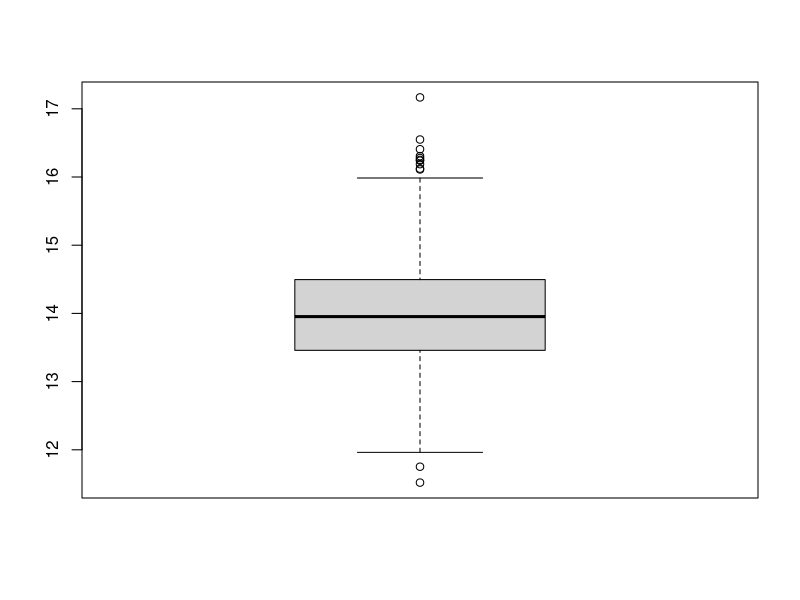
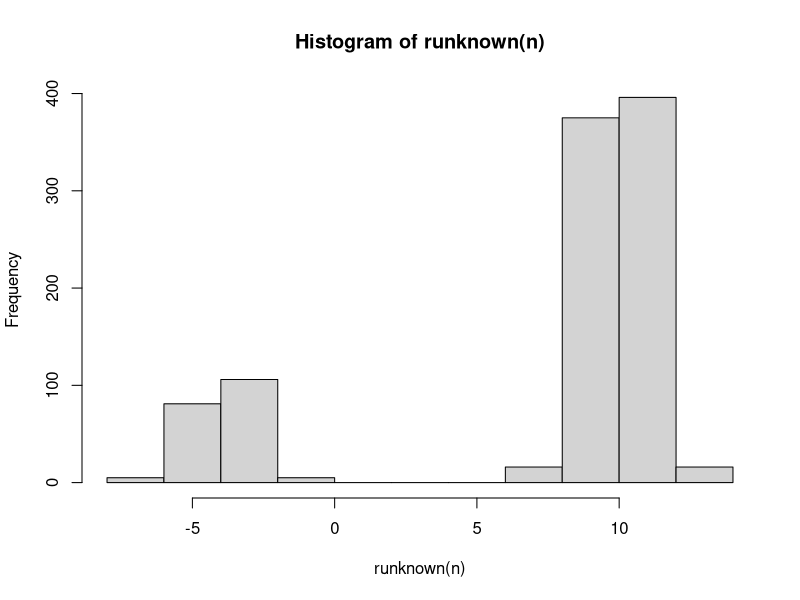
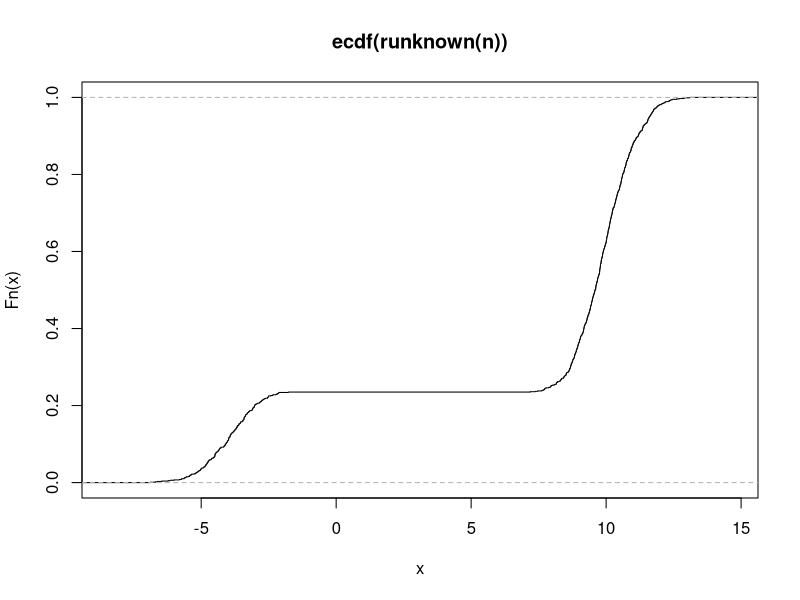
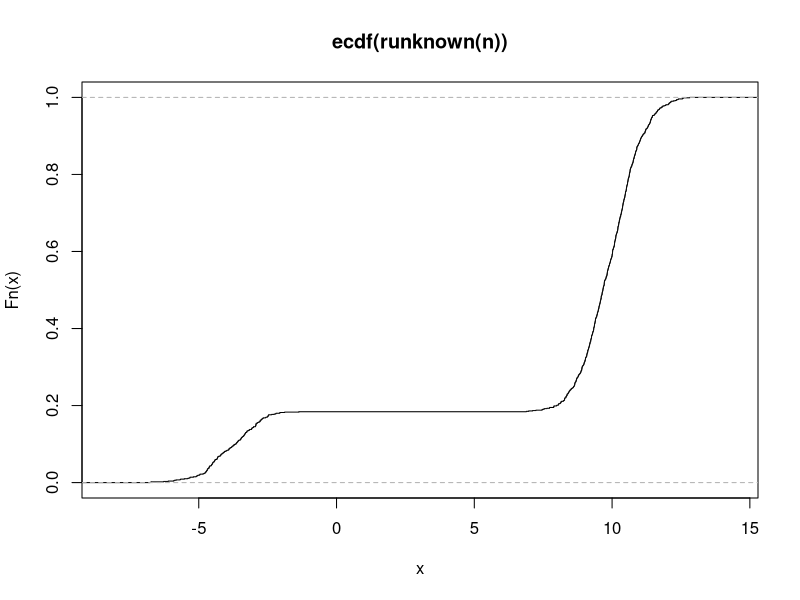
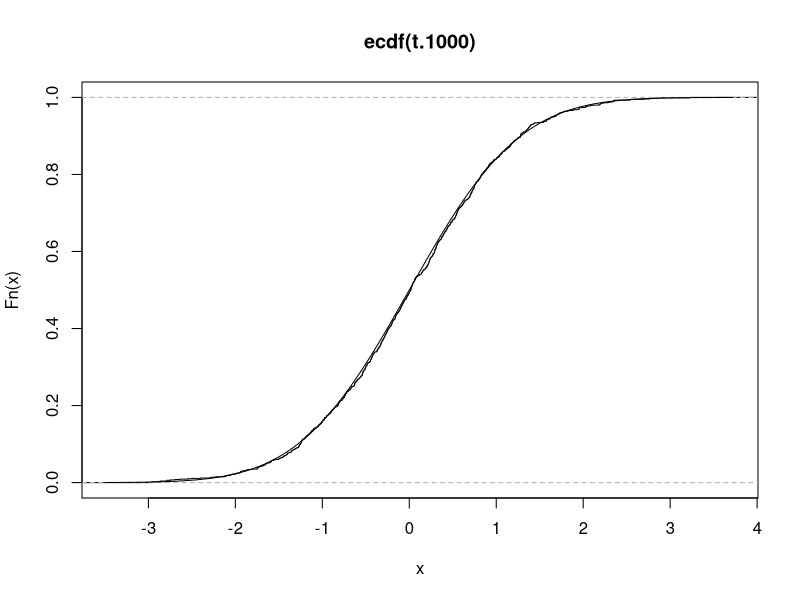
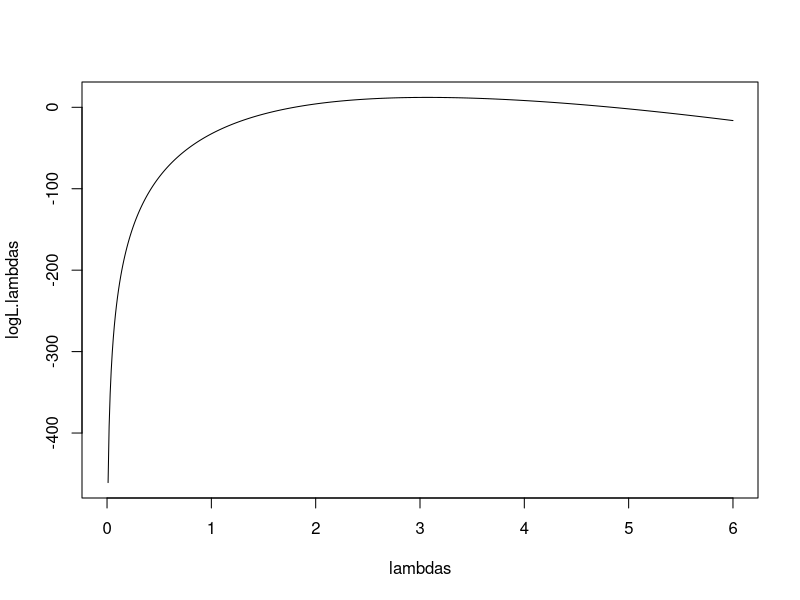

Recreate these plots in R, in order.
#Question 1

n <- 100

runifa <- function(n) 
{
  if(!exists("param")) param <<- sample(10:20, 1)
  runif(n, min = 0, max = param)
}

estim <- function(echantillon)
{
  return(2*mean(echantillon))
}


#Question 2
a <- replicate(1000, estim(runifa(n)))

#Question 3
b <- boxplot(a)

#Question 4
estim <- function(echantillon, k)
{
  return(((k+1)*mean(echantillon^k))^(1/k))
}
a <- replicate(1000, estim(runifa(n), 2))
a <- replicate(1000, estim(runifa(n), 3))
a <- replicate(1000, estim(runifa(n), 4))

#Question 5
runknown <- function(n) {
  bn <- rbinom(n, 1, 0.2)
  bn * rnorm(n, mean=-4, sd=1) + (1 - bn) * rnorm(n, mean=10, sd=1)
}

n <- 1000
X <- runknown(n)
mean(X)
sd(X)
sqrt(32.36)

u <- 7.2
o <- sqrt(32.36)

#Question 6
h <- hist(runknown(n))

#Question 7
plot(ecdf(runknown(n)))

#Question 8
T <- (mean(X) - u)/(o/sqrt(n))

#Question 10
random.T <- function(n)
{
  u <- 7.2
  o <- sqrt(32.36)
  return ((mean(runknown(n)) - u)/(o/sqrt(n)))
}
t.10 <- replicate(10, random.T(n))
t.1000 <- replicate(1000, random.T(n))

#Question 11
plot(ecdf(runknown(n)))
plot(ecdf(t.1000))

#Question 12
curve(pnorm, add=TRUE)

#Question 14
f <- function(lambda, x)
{
  return (dexp(x, rate=lambda))
}

#Question 15
L <- function(lambda, x)
{
  return (prod(f(lambda, x)))
}

#Question 16
logL <- function(lambda, x)
{
  return (sum(log(f(lambda, x))))
}

#Question 17
x <- rexp(100, rate = 3)

L(2.8, x)
L(3.1, x)
logL(2.8, x)
logL(3.1, x)

#Question 18
lambdas <- seq(0, 6, 0.01)
logL.lambdas <- sapply(lambdas, function(lambda) logL(lambda, x))
plot(lambdas, logL.lambdas, type = "l")
#La fonction affiche les valeurs de log vraissemblances pour des valeurs
#de lambdas différentes entre 0 et 6

#Question 19
g <- function(lambda)
{
  x <- rexp(100, rate = 3)
  return(logL(lambda, x))
}
opt <- optimize(g, lower = 0, upper = 6, maximum =  TRUE)

#Question 20
sim.EMV <- function()
{
  x <- rexp(100, rate = 3)
  opt <- optimize(function(lambda) logL(lambda, x), lower = 0, upper = 6, maximum =  TRUE)
  return(opt$maximum)
}

#Question 21
lambdas_real <- replicate(10000, sim.EMV())
mean(lambdas_real)
var(lambdas_real)

mean(lambdas_real) - 3
(n/(n-1)) * 3 - 3

#Question 22
install.packages("pracma")
library(pracma)

#Question 23
sim.Fisher <- function()
{
  x <- rexp(1000, rate = 3)
  fisher <- grad(function(lambda) (logL(lambda, x)), 3)
  return (fisher^2)
}

#Question 24
fisher <- replicate(1000, sim.Fisher())
fisher_moy <- mean(fisher)
fisher_theorique <- 1000 / (3^2)

#Question 25
variance <- 1 / fisher_moy
variance_empirique <- 1 / fisher_theorique

#Question 26
grad2 <- function(f, x)
{
  f_premiere <- function(x) grad(f, x)
  f_seconde <- function(x) grad(f_premiere, x)
  return(f_seconde(x))
}

sim.Fisher2 <- function()
{
  x <- rexp(1000, rate = 3)
  fisher <- grad2(function(lambda) (logL(lambda, x)), 3)
  return (fisher)
}

fisher_2 <- -sim.Fisher2()

